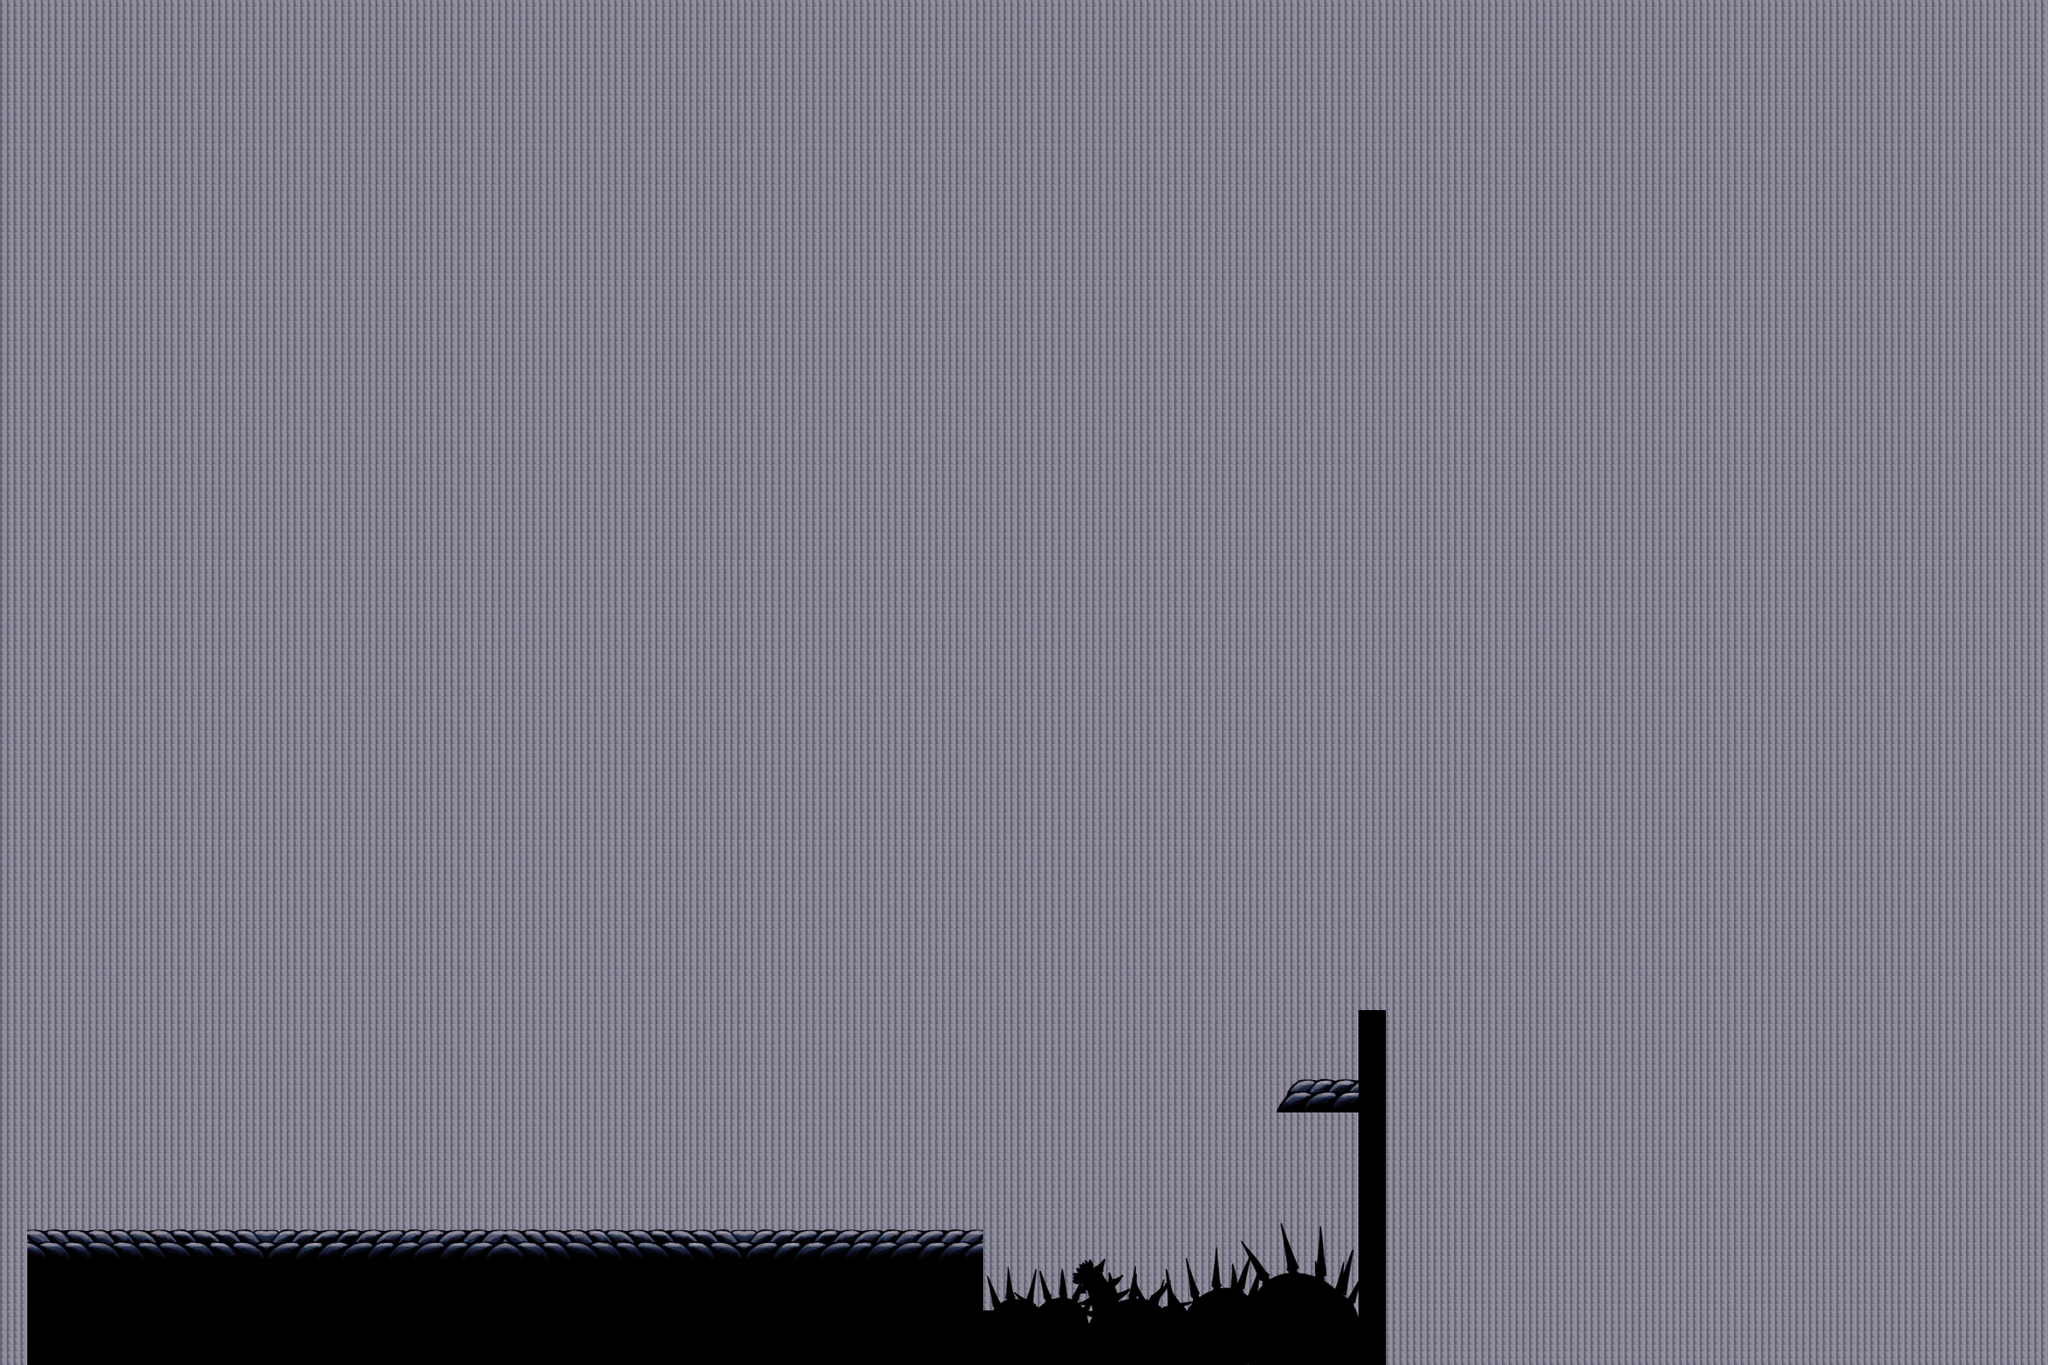

Below is a game level as drawn by its tile map, then a one-line description and the .tmx that defines it (tile-layer data replaced by summaries):
An orthogonal 300x200 tile map with 8x8 px tiles, 3 tile layers (background, main, foreground), 4 tilesets and 8 objects (floor0, Spawn Point, left wall, lower spikes, higher spikes).

<map version="1.10" tiledversion="1.12.2" orientation="orthogonal" renderorder="right-down" width="300" height="200" tilewidth="8" tileheight="8" infinite="0" nextlayerid="6" nextobjectid="25">
 <tileset firstgid="1" source="floor.tsx" />
 <tileset firstgid="259" source="wall1.tsx" />
 <tileset firstgid="553" source="pit.tsx" />
 <tileset firstgid="1708" source="cd_floor_highway_06.tsx" />
 <layer id="2" name="background" width="300" height="200">
  <data>[60000 cells, 60000 non-empty, 1 distinct tile ids]</data>
 </layer>
 <layer id="1" name="main" width="300" height="200">
  <data>[60000 cells, 59940 non-empty, 1214 distinct tile ids]</data>
 </layer>
 <layer id="3" name="foreground" width="300" height="200">
  <data>[60000 cells, 0 non-empty, 0 distinct tile ids]</data>
 </layer>
 <objectgroup id="4" name="Solid" visible="0">
  <object id="5" name="floor0" x="0.909091" y="1447.95" width="1151.76" height="152.53" />
  <object id="8" name="Spawn Point" x="64" y="1400" visible="0">
   <point />
  </object>
  <object id="11" name="left wall" x="0.25" y="0.166667" width="31.25" height="1599.83" />
  <object id="12" name="lower spikes" x="1152" y="1521.33" width="469.333" height="79.3333" />
  <object id="13" name="higher spikes" x="1396.67" y="1508" width="225.333" height="32.6667" />
  <object id="14" x="1592" y="1184" width="31.9348" height="365" />
  <object id="15" x="1519.5" y="1270.14" width="72.3182" height="33.3182" />
 </objectgroup>
 <objectgroup color="#aa0000" id="5" name="Obstacles">
  <properties>
   <property name="isInstantDeath" type="bool" value="false" />
  </properties>
  <object id="24" x="1151" y="1475.17" width="441.5" height="124.833">
   <properties>
    <property name="isInstantDeath" type="bool" value="true" />
   </properties>
  </object>
 </objectgroup>
</map>
